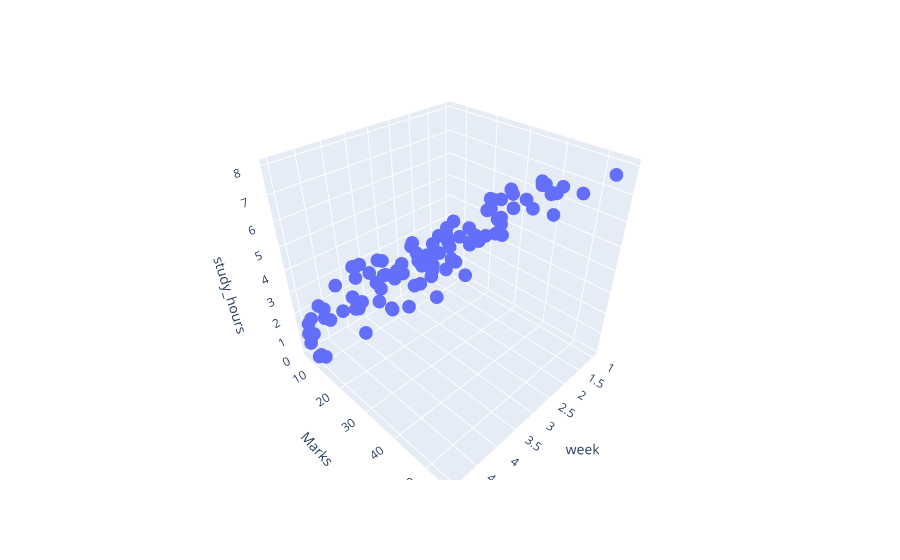

Notebook cell for this chart:
### Code cell
# 3D Mesh
px.scatter_3d(student, x="week", y="Marks", z="study_hours").show()
